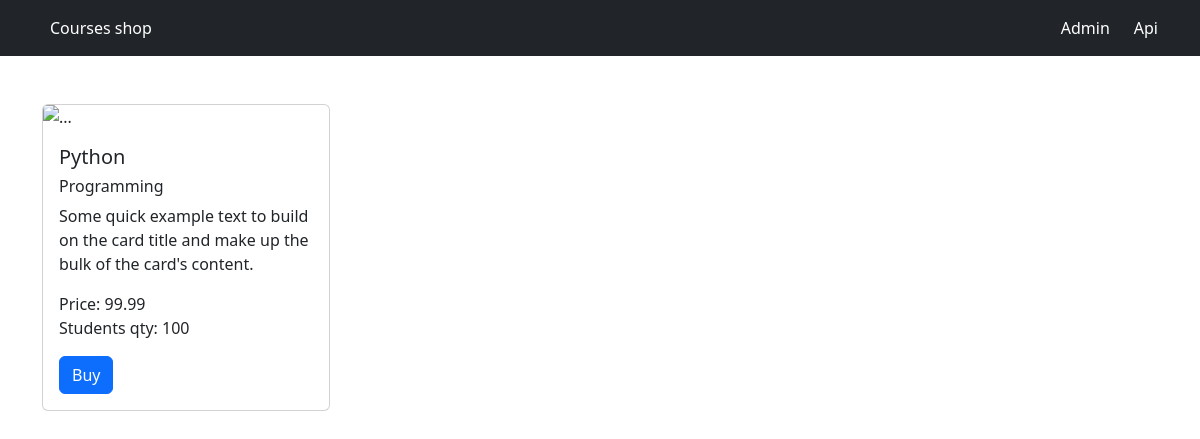
The page /1 on the database its author committed.
### shop/models.py (models this page shows, shortened)
class Course(models.Model):
    title = models.CharField(max_length=300)
    price = models.DecimalField(max_digits=5, decimal_places=2)
    students_qty = models.PositiveIntegerField(default=0)
    reviews_qty = models.PositiveIntegerField(default=0)
    category = models.ForeignKey(Category, on_delete=models.CASCADE)
    created_at = models.DateTimeField(auto_now_add=True)

class Category(models.Model):
    title = models.CharField(max_length=255)
    created_at = models.DateTimeField(auto_now_add=True)
    def __str__(self):
        return self.title

### shop/views.py (the view)
# urls.py: path('<int:course_id>', views.course, name='course'),
def course(request, course_id):
    course = get_object_or_404(Course, id=course_id)
    return render(request, 'course.html', {'course': course})

### shop/templates/course.html (shortened to what this page needs)
{% extends 'default.html' %}
{% block content %}
    <div class="card" style="width: 18rem;">
        <img src="..." class="card-img-top" alt="...">
        <div class="card-body">
            <h5 class="card-title">{{ course.title }}</h5>
            <h6> {{ course.category }}</h6>
            <p class="card-text">Some quick example text to build on the card title and make up the bulk of the card's
                content.</p>
            <p>
                Price: {{ course.price }} <br>
                Students qty: {{ course.students_qty }}
            </p>
            <a href="#" class="btn btn-primary">Buy</a>
        </div>
    </div>
{% endblock %}

### rows shown on the page
Course: title "Python", category "Programming", price "99.99", students_qty "100"
